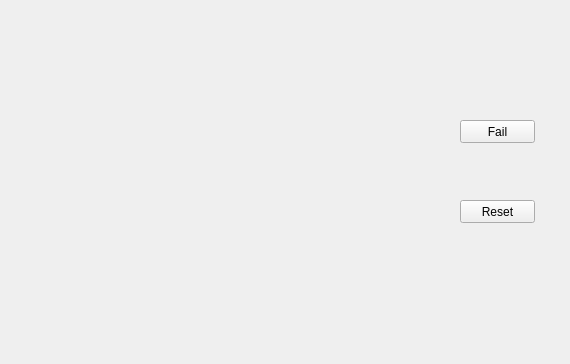
<?xml version="1.0" encoding="UTF-8"?>
<ui version="4.0">
 <class>MyWidget</class>
 <widget class="QWidget" name="MyWidget">
  <property name="geometry">
   <rect>
    <x>0</x>
    <y>0</y>
    <width>570</width>
    <height>364</height>
   </rect>
  </property>
  <property name="windowTitle">
   <string>Form</string>
  </property>
  <property name="toolTip">
   <string>&lt;html&gt;&lt;head/&gt;&lt;body&gt;&lt;p&gt;Drücke die Taste deiner Wahl um einen Buchstaben zu erraten&lt;/p&gt;&lt;/body&gt;&lt;/html&gt;</string>
  </property>
  <widget class="QPushButton" name="pushButton">
   <property name="geometry">
    <rect>
     <x>460</x>
     <y>120</y>
     <width>75</width>
     <height>23</height>
    </rect>
   </property>
   <property name="text">
    <string>Fail</string>
   </property>
  </widget>
  <widget class="QPushButton" name="pushButton_2">
   <property name="geometry">
    <rect>
     <x>460</x>
     <y>200</y>
     <width>75</width>
     <height>23</height>
    </rect>
   </property>
   <property name="text">
    <string>Reset</string>
   </property>
  </widget>
 </widget>
 <resources/>
 <connections/>
</ui>
